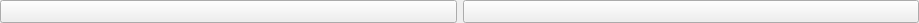
<?xml version="1.0" encoding="UTF-8"?>
<ui version="4.0">
 <class>stepper</class>
 <widget class="QWidget" name="stepper">
  <property name="geometry">
   <rect>
    <x>0</x>
    <y>0</y>
    <width>919</width>
    <height>23</height>
   </rect>
  </property>
  <property name="windowTitle">
   <string>Form</string>
  </property>
  <layout class="QHBoxLayout" name="horizontalLayout">
   <property name="spacing">
    <number>6</number>
   </property>
   <property name="margin">
    <number>0</number>
   </property>
   <item>
    <widget class="QPushButton" name="stepDown">
     <property name="sizePolicy">
      <sizepolicy hsizetype="Preferred" vsizetype="Expanding">
       <horstretch>0</horstretch>
       <verstretch>0</verstretch>
      </sizepolicy>
     </property>
     <property name="styleSheet">
      <string notr="true"/>
     </property>
     <property name="text">
      <string/>
     </property>
     <property name="icon">
      <iconset resource="../../resources.qrc">
       <normaloff>:/icons/previous</normaloff>:/icons/previous</iconset>
     </property>
     <property name="iconSize">
      <size>
       <width>24</width>
       <height>24</height>
      </size>
     </property>
    </widget>
   </item>
   <item>
    <widget class="QPushButton" name="stepUp">
     <property name="sizePolicy">
      <sizepolicy hsizetype="Preferred" vsizetype="Expanding">
       <horstretch>0</horstretch>
       <verstretch>0</verstretch>
      </sizepolicy>
     </property>
     <property name="text">
      <string/>
     </property>
     <property name="icon">
      <iconset resource="../../resources.qrc">
       <normaloff>:/icons/next</normaloff>:/icons/next</iconset>
     </property>
     <property name="iconSize">
      <size>
       <width>24</width>
       <height>24</height>
      </size>
     </property>
    </widget>
   </item>
  </layout>
 </widget>
 <resources>
  <include location="../../resources.qrc"/>
 </resources>
 <connections/>
</ui>
